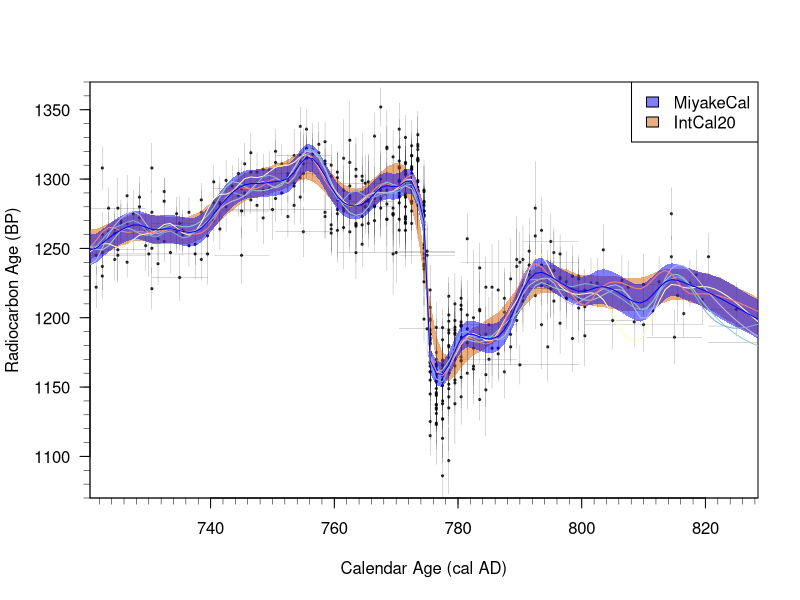

This figure's R source:
# Plot detail of IntCal20 vs MiyakeCal over AD 744 period
# Plots in radiocarbon age (c14age) space

# Include underlying tree-ring data
# X-axis (calendar age) bars represent the annual rings in the samples
# Y-axis (14C) bars represent the measurement uncertainty

# Store oldpar so do not change after running in main environment 
oldpar <- par(no.readonly = TRUE)

# Change par to allow extra space on LHS
par(mar = c(5, 4.4, 4, 2) + 0.1)

MookConvention <- TRUE
Mult_SigmaInterval <- 1 # Do we want 1 sigma or two sigma
y_lab_line <- 3.2 # Ensure does not overlap with labelling

## Read in the data
Miyake <- 1950.5 - c(774.5)
# Read in data - after repeat measurements have been merged
Extract <- read.csv("Datasets/TreeRings_IntCal20_MergedRepeats.csv", 
                    header = TRUE)
Extract$delta <- 1000*(Extract$F*exp(Extract$calage/8267) - 1)
Extract$deltaUpper <- 1000*((Extract$F + Mult_SigmaInterval *Extract$sdF) * exp(Extract$calage/8267) - 1)
Extract$deltaLower <- 1000*((Extract$F - Mult_SigmaInterval *Extract$sdF) * exp(Extract$calage/8267) - 1)
Extract$c14ageUpper <- Extract$c14age + Mult_SigmaInterval * Extract$c14sig
Extract$c14ageLower <- Extract$c14age - Mult_SigmaInterval * Extract$c14sig

# Restrict plot to data 450 years either side of the 774AD Miyake Event 
Extract <- Extract[(Extract$calage < (Miyake + 450)) &  (Extract$calage > (Miyake - 450)),]
t_grid <- seq(min(Extract$calage),max(Extract$calage), by = 1)

# Read in IntCal20 curve and reduce to only section needed to plot
IntCal20 <- read.csv("CalibrationCurves/intcal20.csv", header = TRUE)
MiyakeID <- which((IntCal20$CAL.BP < Miyake + 70) & (IntCal20$CAL.BP > Miyake - 70))
Miyake20 <- IntCal20[MiyakeID,]
Miyake20$ADAge <- 1950.5 - Miyake20$CAL.BP 

# Create plot of curves
plot(Miyake20$ADAge, Miyake20$Delta.14C, type = "n", col = "blue", 
     xlab = "Calendar Age (cal AD)", ylab = "",
     ylim = c(1070, 1370), 
     xlim = 774.5 + c(-50,50),
     yaxs = "i",
     las = 1)

if(!MookConvention) {
  mtext(text = expression(paste("Radiocarbon Age (", ""^14, "C yr", " BP)")), 
        side = 2, line = y_lab_line) 
} else {
  mtext(text = expression(paste("Radiocarbon Age (BP)")), 
        side = 2, line = y_lab_line) 
}

# Add smaller ticks
xtick<-seq(700, 900, by=2)
ytick<-seq(1000, 1400, by=10)
axis(side=1, at=xtick, labels = FALSE, lwd = 0.5, tck = -0.015)
axis(side=2, at=ytick, labels = FALSE, lwd = 0.5, tck = -0.015)

# Plot observations
points(1950.5 - Extract$calage, Extract$c14age, pch = 19, cex = 0.3, col = grey(level = 0, alpha = 0.7))
# Error-bars representing uncertainty in Delta14C axis
segments(x0 = 1950.5 - Extract$calage, 
         y0 = Extract$c14ageUpper, 
         y1 = Extract$c14ageLower, 
         lwd = 0.3, col = grey(level = 0, alpha = 0.5))
# Bars representing the calendar years represented by the (multi-annual) blocked measurements
segments(x0 = 1950.5 - floor(Extract$calage - (Extract$calspan-1)/2), 
         x1 = 1950.5 - floor(Extract$calage + (Extract$calspan-1)/2),
         y0 = Extract$c14age, 
         lwd = 0.3, col = grey(level = 0, alpha = 0.5))

# Overlay shaded IntCal20 curve
polygon(1950.5 - c(IntCal20$CAL.BP, rev(IntCal20$CAL.BP)),
        c(IntCal20$X14C.age + Mult_SigmaInterval * IntCal20$Sigma, 
          rev(IntCal20$X14C.age - Mult_SigmaInterval * IntCal20$Sigma)),
        col = rgb(213,94,0, alpha = 127, maxColorValue = 255), border=NA)




# Overlay MiyakeCal curve
MiyakeCal <- read.csv("CalibrationCurves/MiyakeCalAD774Curve.csv")

MiyakeCal$c14age_upper <- MiyakeCal$c14age + Mult_SigmaInterval * MiyakeCal$c14sig
MiyakeCal$c14age_lower <- MiyakeCal$c14age - Mult_SigmaInterval * MiyakeCal$c14sig

polygon(1950.5 - c(MiyakeCal$calage, rev(MiyakeCal$calage)),
        c(MiyakeCal$c14age_upper, 
          rev(MiyakeCal$c14age_lower)),
        col=rgb(0,0,1,.5), border=NA)


## Finally overlay some individual MiyakeCal realisations
# Read in realisations
individual_realisations <- read.csv("Realisations/MiyakeCalAD774_Realisations_c14age.csv")
# Select the colour palette
library(RColorBrewer)
n_samp <- ncol(individual_realisations) - 1 # First column is calendar age grid 
col_list <- brewer.pal(n_samp, "Set3") # Choose nsamp colours

for(i in 2:ncol(individual_realisations)) {
  lines(1950.5 - individual_realisations[,1], 
        individual_realisations[,i], 
        col = col_list[i-1])
}

# Overlay mean delta14c curve
lines(1950.5 - MiyakeCal$calage, MiyakeCal$c14age, col = "blue")

legend("topright", legend = c("MiyakeCal", "IntCal20"), 
       fill = c(rgb(0,0,1,.5), 
                rgb(213,94,0, alpha = 127, maxColorValue = 255)))


# Revert to old par
par(oldpar)




